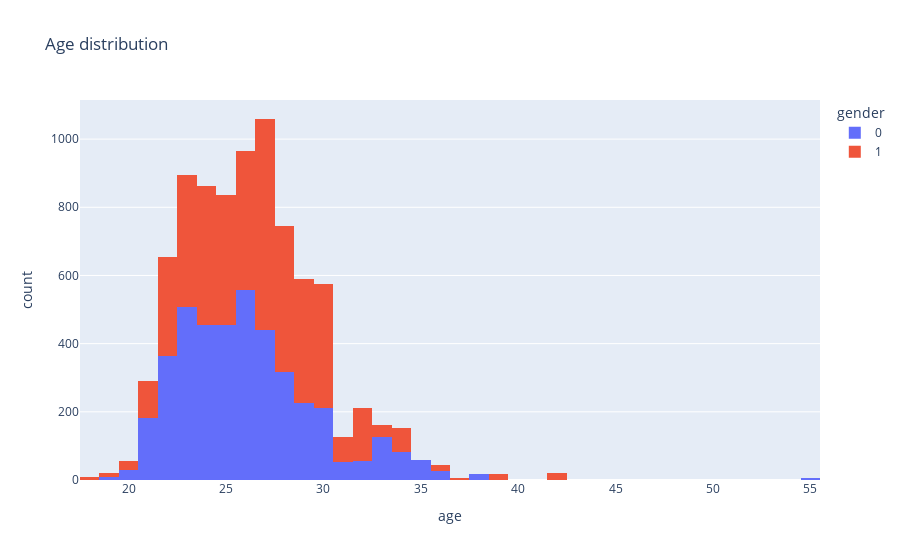

The notebook cell saved with this chart:
### Code cell
# Plot Age Distribution with Plotly Express
fig = px.histogram(df_1, x="age", color="gender", title="Age distribution")
fig.show()

### Figure 1 — Plotly figure (JSON) as saved in the notebook; plotly's stock layout.template omitted (floating-point values rounded to 4 significant figures; data arrays with more than 128 entries replaced by an {"elided": "..."} marker saying what was removed)
{"data": [{"alignmentgroup": "True", "bingroup": "x", "hovertemplate": "gender=0<br>age=%{x}<br>count=%{y}<extra></extra>", "legendgroup": "0", "marker": {"color": "#636efa", "pattern": {"shape": ""}}, "name": "0", "offsetgroup": "0", "orientation": "v", "showlegend": true, "type": "histogram", "x": {"elided": "4184 int values"}, "xaxis": "x", "yaxis": "y"}, {"alignmentgroup": "True", "bingroup": "x", "hovertemplate": "gender=1<br>age=%{x}<br>count=%{y}<extra></extra>", "legendgroup": "1", "marker": {"color": "#EF553B", "pattern": {"shape": ""}}, "name": "1", "offsetgroup": "1", "orientation": "v", "showlegend": true, "type": "histogram", "x": {"elided": "4194 int values"}, "xaxis": "x", "yaxis": "y"}], "layout": {"barmode": "relative", "legend": {"title": {"text": "gender"}, "tracegroupgap": 0}, "title": {"text": "Age distribution"}, "xaxis": {"anchor": "y", "domain": [0, 1], "title": {"text": "age"}}, "yaxis": {"anchor": "x", "domain": [0, 1], "title": {"text": "count"}}}}
